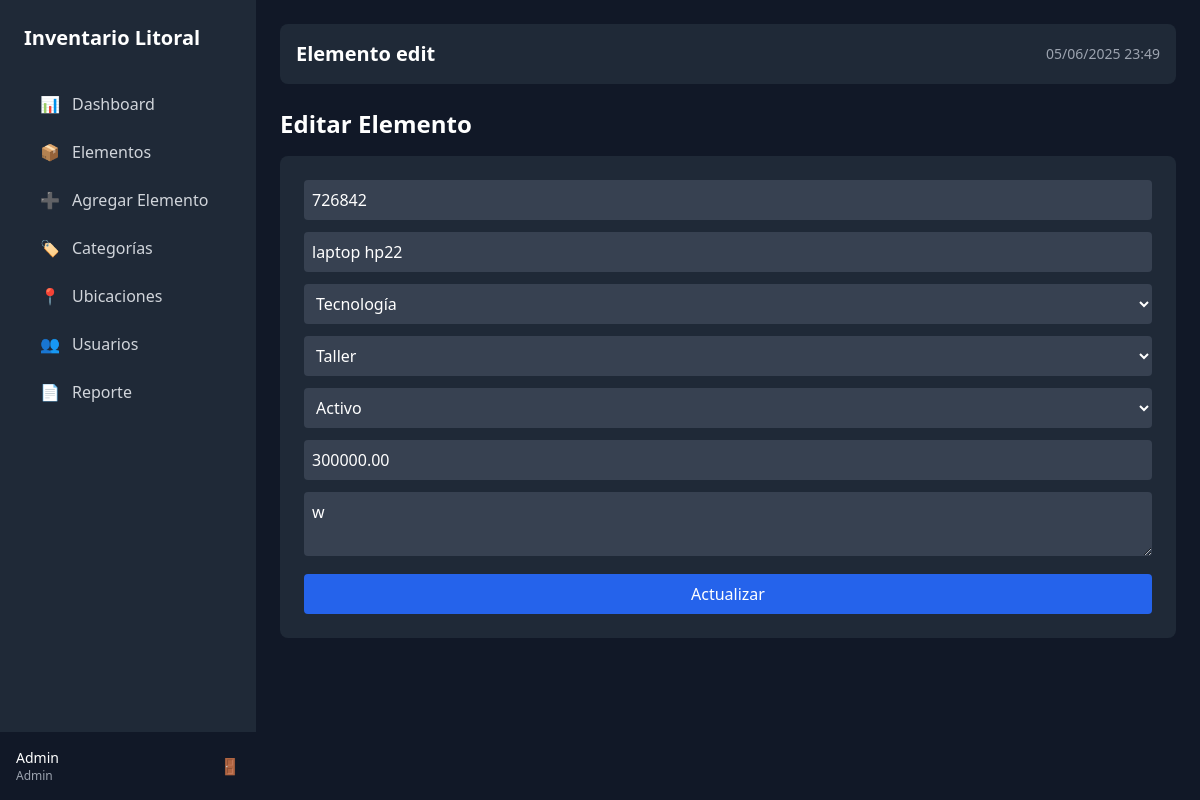
The app's page /public/elemento_edit.php?id=14 (signed in) with its own data.
### tables this page shows
CREATE TABLE `elementos` (
  `id` int(11) NOT NULL,
  `codigo` varchar(20) NOT NULL,
  `nombre` varchar(100) NOT NULL,
  `estado` enum('activo','mantenimiento','baja') NOT NULL DEFAULT 'activo',
  `precio` decimal(12,2) NOT NULL,
  `notas` text DEFAULT NULL,
  `creado_en` timestamp NOT NULL DEFAULT current_timestamp(),
  `categoria_id` int(11) DEFAULT NULL,
  `ubicacion_id` int(11) DEFAULT NULL
);

CREATE TABLE `categorias` (
  `id` int(11) NOT NULL,
  `nombre` varchar(100) NOT NULL
);

CREATE TABLE `ubicaciones` (
  `id` int(11) NOT NULL,
  `nombre` varchar(100) NOT NULL
);

### public/elemento_edit.php (the view, shortened to what this page needs)
<?php
require_once '../config/database.php';
$id = $_GET['id'] ?? null;
$stmt = $pdo->prepare("SELECT * FROM elementos WHERE id = ?");
$stmt->execute([$id]);
$e = $stmt->fetch();
$stmt = $pdo->query("SELECT * FROM categorias");
$categorias = $stmt->fetchAll();
$stmt = $pdo->query("SELECT * FROM ubicaciones");
$ubicaciones = $stmt->fetchAll();
include '../includes/header.php';
?>
<h2 class="text-2xl font-bold text-white mb-4">Editar Elemento</h2>
<form method="POST" class="bg-gray-800 p-6 rounded-lg">
    <input name="codigo" type="text" value="<?= htmlspecialchars($e['codigo'] ?? '') ?>" required class="mb-3 w-full p-2 rounded bg-gray-700 text-white" />
    <input name="nombre" type="text" value="<?= htmlspecialchars($e['nombre'] ?? '') ?>" required class="mb-3 w-full p-2 rounded bg-gray-700 text-white" />
    <select name="categoria_id" required class="mb-3 w-full p-2 rounded bg-gray-700 text-white">
        <?php foreach($categorias as $cat): ?>
        <option value="<?= $cat['id'] ?>" <?= (($e['categoria_id'] ?? '') == $cat['id']) ? 'selected' : '' ?>>
            <?= htmlspecialchars($cat['nombre']) ?>
        </option>
        <?php endforeach; ?>
    </select>
    <select name="ubicacion_id" required class="mb-3 w-full p-2 rounded bg-gray-700 text-white">
        <?php foreach($ubicaciones as $ub): ?>
        <option value="<?= $ub['id'] ?>" <?= (($e['ubicacion_id'] ?? '') == $ub['id']) ? 'selected' : '' ?>>
            <?= htmlspecialchars($ub['nombre']) ?>
        </option>
        <?php endforeach; ?>
    </select>
    <select name="estado" required class="mb-3 w-full p-2 rounded bg-gray-700 text-white">
        <option value="activo" <?= (($e['estado'] ?? '') == 'activo') ? 'selected' : '' ?>>Activo</option>
    </select>
    <input name="precio" type="number" step="0.01" value="<?= htmlspecialchars($e['precio'] ?? '') ?>" required class="mb-3 w-full p-2 rounded bg-gray-700 text-white" />
    <textarea name="notas" class="mb-3 w-full p-2 rounded bg-gray-700 text-white"><?= htmlspecialchars($e['notas'] ?? '') ?></textarea>
    <button type="submit" class="w-full bg-blue-600 text-white py-2 rounded hover:bg-blue-700 transition">Actualizar</button>
</form>
<?php include '../includes/footer.php'; ?>

### records on screen
elementos: codigo "726842", nombre "laptop hp22", categoria_id "Tecnología", ubicacion_id "Taller", estado "Activo", precio "300000.00", notas "w"

### other values on screen
$_SESSION['usuario']['nombre'] "Admin"
$_SESSION['usuario']['rol'] "Admin"
str_replace('_', ' ', $current_page) "Elemento edit"
